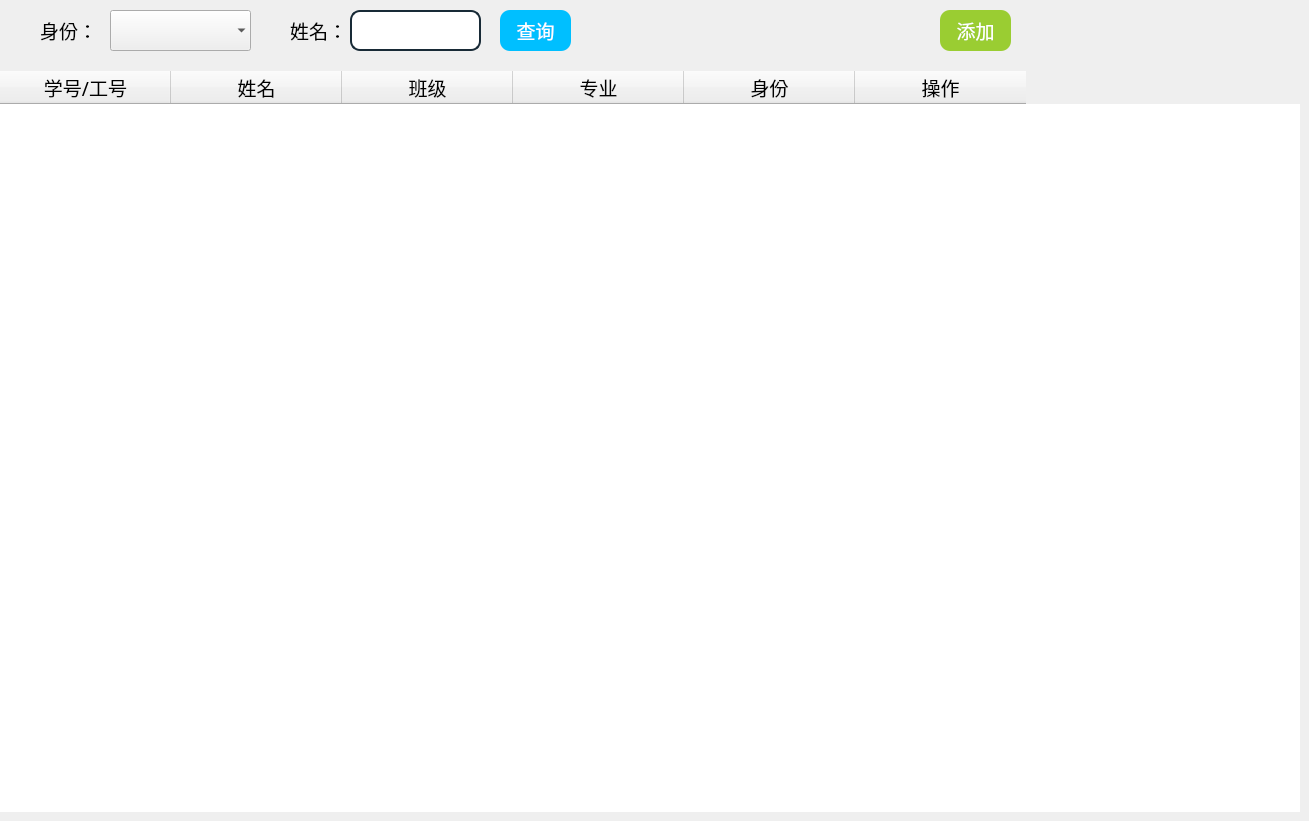
    <widget class="QWidget" name="tab">
     <attribute name="title">
      <string>用户管理</string>
     </attribute>
     <widget class="QTableWidget" name="tableUser">
      <property name="geometry">
       <rect>
        <x>0</x>
        <y>71</y>
        <width>1300</width>
        <height>741</height>
       </rect>
      </property>
      <property name="font">
       <font>
        <family>黑体</family>
        <weight>50</weight>
        <bold>false</bold>
       </font>
      </property>
      <property name="autoFillBackground">
       <bool>false</bool>
      </property>
      <property name="styleSheet">
       <string notr="true">border-radius:10px;</string>
      </property>
      <property name="editTriggers">
       <set>QAbstractItemView::NoEditTriggers</set>
      </property>
      <attribute name="horizontalHeaderMinimumSectionSize">
       <number>31</number>
      </attribute>
      <attribute name="horizontalHeaderDefaultSectionSize">
       <number>171</number>
      </attribute>
      <column>
       <property name="text">
        <string>学号/工号</string>
       </property>
       <property name="font">
        <font>
         <family>黑体</family>
         <pointsize>14</pointsize>
        </font>
       </property>
      </column>
      <column>
       <property name="text">
        <string>姓名</string>
       </property>
       <property name="font">
        <font>
         <family>黑体</family>
         <pointsize>14</pointsize>
        </font>
       </property>
      </column>
      <column>
       <property name="text">
        <string>班级</string>
       </property>
       <property name="font">
        <font>
         <family>黑体</family>
         <pointsize>14</pointsize>
        </font>
       </property>
      </column>
      <column>
       <property name="text">
        <string>专业</string>
       </property>
       <property name="font">
        <font>
         <family>黑体</family>
         <pointsize>14</pointsize>
        </font>
       </property>
      </column>
      <column>
       <property name="text">
        <string>身份</string>
       </property>
       <property name="font">
        <font>
         <family>黑体</family>
         <pointsize>14</pointsize>
        </font>
       </property>
      </column>
      <column>
       <property name="text">
        <string>操作</string>
       </property>
       <property name="font">
        <font>
         <family>黑体</family>
         <pointsize>14</pointsize>
        </font>
       </property>
      </column>
     </widget>
     <widget class="QWidget" name="widget_2" native="true">
      <property name="enabled">
       <bool>true</bool>
      </property>
      <property name="geometry">
       <rect>
        <x>0</x>
        <y>0</y>
        <width>1300</width>
        <height>71</height>
       </rect>
      </property>
      <property name="mouseTracking">
       <bool>false</bool>
      </property>
      <property name="tabletTracking">
       <bool>false</bool>
      </property>
      <property name="acceptDrops">
       <bool>false</bool>
      </property>
      <property name="autoFillBackground">
       <bool>false</bool>
      </property>
      <widget class="QLabel" name="label">
       <property name="geometry">
        <rect>
         <x>40</x>
         <y>10</y>
         <width>61</width>
         <height>41</height>
        </rect>
       </property>
       <property name="font">
        <font>
         <family>黑体</family>
         <pointsize>14</pointsize>
         <weight>50</weight>
         <bold>false</bold>
        </font>
       </property>
       <property name="text">
        <string>身份：</string>
       </property>
      </widget>
      <widget class="QComboBox" name="combobox_search_role">
       <property name="enabled">
        <bool>true</bool>
       </property>
       <property name="geometry">
        <rect>
         <x>110</x>
         <y>10</y>
         <width>141</width>
         <height>41</height>
        </rect>
       </property>
       <property name="font">
        <font>
         <family>黑体</family>
         <pointsize>12</pointsize>
         <weight>50</weight>
         <bold>false</bold>
        </font>
       </property>
       <property name="mouseTracking">
        <bool>false</bool>
       </property>
       <property name="tabletTracking">
        <bool>false</bool>
       </property>
       <property name="acceptDrops">
        <bool>false</bool>
       </property>
       <property name="styleSheet">
        <string notr="true"/>
       </property>
       <property name="editable">
        <bool>false</bool>
       </property>
       <property name="duplicatesEnabled">
        <bool>false</bool>
       </property>
       <property name="frame">
        <bool>false</bool>
       </property>
      </widget>
      <widget class="QLabel" name="label_2">
       <property name="geometry">
        <rect>
         <x>290</x>
         <y>10</y>
         <width>61</width>
         <height>41</height>
        </rect>
       </property>
       <property name="font">
        <font>
         <family>黑体</family>
         <pointsize>14</pointsize>
         <weight>50</weight>
         <bold>false</bold>
        </font>
       </property>
       <property name="text">
        <string>姓名：</string>
       </property>
      </widget>
      <widget class="QPushButton" name="btn_search_user">
       <property name="geometry">
        <rect>
         <x>500</x>
         <y>10</y>
         <width>71</width>
         <height>41</height>
        </rect>
       </property>
       <property name="palette">
        <palette>
         <active>
          <colorrole role="WindowText">
           <brush brushstyle="SolidPattern">
            <color alpha="255">
             <red>255</red>
             <green>255</green>
             <blue>255</blue>
            </color>
           </brush>
          </colorrole>
          <colorrole role="Button">
           <brush brushstyle="SolidPattern">
            <color alpha="255">
             <red>0</red>
             <green>191</green>
             <blue>255</blue>
            </color>
           </brush>
          </colorrole>
          <colorrole role="Text">
           <brush brushstyle="SolidPattern">
            <color alpha="255">
             <red>255</red>
             <green>255</green>
             <blue>255</blue>
            </color>
           </brush>
          </colorrole>
          <colorrole role="ButtonText">
           <brush brushstyle="SolidPattern">
            <color alpha="255">
             <red>255</red>
             <green>255</green>
             <blue>255</blue>
            </color>
           </brush>
          </colorrole>
          <colorrole role="Base">
           <brush brushstyle="SolidPattern">
            <color alpha="255">
             <red>0</red>
             <green>191</green>
             <blue>255</blue>
            </color>
           </brush>
          </colorrole>
          <colorrole role="Window">
           <brush brushstyle="SolidPattern">
            <color alpha="255">
             <red>0</red>
             <green>191</green>
             <blue>255</blue>
            </color>
           </brush>
          </colorrole>
          <colorrole role="PlaceholderText">
           <brush brushstyle="NoBrush">
            <color alpha="128">
             <red>255</red>
             <green>255</green>
             <blue>255</blue>
            </color>
           </brush>
          </colorrole>
         </active>
         <inactive>
          <colorrole role="WindowText">
           <brush brushstyle="SolidPattern">
            <color alpha="255">
             <red>255</red>
             <green>255</green>
             <blue>255</blue>
            </color>
           </brush>
          </colorrole>
          <colorrole role="Button">
           <brush brushstyle="SolidPattern">
            <color alpha="255">
             <red>0</red>
             <green>191</green>
             <blue>255</blue>
            </color>
           </brush>
          </colorrole>
          <colorrole role="Text">
           <brush brushstyle="SolidPattern">
            <color alpha="255">
             <red>255</red>
             <green>255</green>
             <blue>255</blue>
            </color>
           </brush>
          </colorrole>
          <colorrole role="ButtonText">
           <brush brushstyle="SolidPattern">
            <color alpha="255">
             <red>255</red>
             <green>255</green>
             <blue>255</blue>
            </color>
           </brush>
          </colorrole>
          <colorrole role="Base">
           <brush brushstyle="SolidPattern">
            <color alpha="255">
             <red>0</red>
             <green>191</green>
             <blue>255</blue>
            </color>
           </brush>
          </colorrole>
          <colorrole role="Window">
           <brush brushstyle="SolidPattern">
            <color alpha="255">
             <red>0</red>
             <green>191</green>
             <blue>255</blue>
            </color>
           </brush>
          </colorrole>
          <colorrole role="PlaceholderText">
           <brush brushstyle="NoBrush">
            <color alpha="128">
             <red>255</red>
             <green>255</green>
             <blue>255</blue>
            </color>
           </brush>
          </colorrole>
         </inactive>
         <disabled>
          <colorrole role="WindowText">
           <brush brushstyle="SolidPattern">
            <color alpha="255">
             <red>255</red>
             <green>255</green>
             <blue>255</blue>
            </color>
           </brush>
          </colorrole>
          <colorrole role="Button">
           <brush brushstyle="SolidPattern">
            <color alpha="255">
             <red>0</red>
             <green>191</green>
             <blue>255</blue>
            </color>
           </brush>
          </colorrole>
          <colorrole role="Text">
           <brush brushstyle="SolidPattern">
            <color alpha="255">
             <red>255</red>
             <green>255</green>
             <blue>255</blue>
            </color>
           </brush>
          </colorrole>
          <colorrole role="ButtonText">
           <brush brushstyle="SolidPattern">
            <color alpha="255">
             <red>255</red>
             <green>255</green>
             <blue>255</blue>
            </color>
           </brush>
          </colorrole>
          <colorrole role="Base">
           <brush brushstyle="SolidPattern">
            <color alpha="255">
             <red>0</red>
             <green>191</green>
             <blue>255</blue>
            </color>
           </brush>
          </colorrole>
          <colorrole role="Window">
           <brush brushstyle="SolidPattern">
            <color alpha="255">
             <red>0</red>
             <green>191</green>
             <blue>255</blue>
            </color>
           </brush>
          </colorrole>
          <colorrole role="PlaceholderText">
           <brush brushstyle="NoBrush">
            <color alpha="128">
             <red>255</red>
             <green>255</green>
             <blue>255</blue>
            </color>
           </brush>
          </colorrole>
         </disabled>
        </palette>
       </property>
       <property name="font">
        <font>
         <family>黑体</family>
         <pointsize>14</pointsize>
         <weight>50</weight>
         <bold>false</bold>
        </font>
       </property>
       <property name="styleSheet">
        <string notr="true">background-color:#00BFFF;
border-radius:10px;
color:#fff

</string>
       </property>
       <property name="text">
        <string>查询</string>
       </property>
      </widget>
      <widget class="QPushButton" name="btnUserAdd">
       <property name="geometry">
        <rect>
         <x>940</x>
         <y>10</y>
         <width>71</width>
         <height>41</height>
        </rect>
       </property>
       <property name="font">
        <font>
         <family>黑体</family>
         <pointsize>14</pointsize>
         <weight>50</weight>
         <bold>false</bold>
        </font>
       </property>
       <property name="styleSheet">
        <string notr="true">background-color:#9ACD32;
border-radius:10px;
color:#fff</string>
       </property>
       <property name="text">
        <string>添加</string>
       </property>
      </widget>
      <widget class="QLineEdit" name="input_search_name">
       <property name="geometry">
        <rect>
         <x>350</x>
         <y>10</y>
         <width>131</width>
         <height>41</height>
        </rect>
       </property>
       <property name="styleSheet">
        <string notr="true">background-color:#ffffff;
border-radius:10px;
box-shadow: 2px 2px 2px 1px rgba(0, 0, 0, 0.2);
border: 2px solid #182a36;</string>
       </property>
      </widget>
     </widget>
    </widget>
